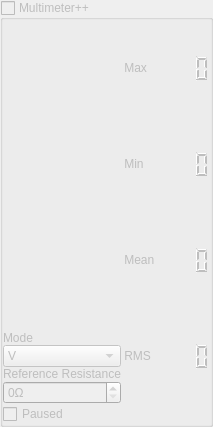
      <widget class="QWidget" name="page_3">
       <layout class="QHBoxLayout" name="horizontalLayout_3">
        <property name="spacing">
         <number>0</number>
        </property>
        <property name="leftMargin">
         <number>0</number>
        </property>
        <property name="topMargin">
         <number>0</number>
        </property>
        <property name="rightMargin">
         <number>0</number>
        </property>
        <property name="bottomMargin">
         <number>0</number>
        </property>
        <item>
         <widget class="QGroupBox" name="multimeterGroup">
          <property name="enabled">
           <bool>false</bool>
          </property>
          <property name="title">
           <string>Multimeter++</string>
          </property>
          <property name="checkable">
           <bool>true</bool>
          </property>
          <property name="checked">
           <bool>false</bool>
          </property>
          <layout class="QVBoxLayout" name="verticalLayout_13">
           <property name="spacing">
            <number>0</number>
           </property>
           <property name="leftMargin">
            <number>0</number>
           </property>
           <property name="topMargin">
            <number>0</number>
           </property>
           <property name="rightMargin">
            <number>0</number>
           </property>
           <property name="bottomMargin">
            <number>0</number>
           </property>
           <item>
            <layout class="QHBoxLayout" name="horizontalLayout_9">
             <property name="sizeConstraint">
              <enum>QLayout::SetDefaultConstraint</enum>
             </property>
             <item>
              <layout class="QVBoxLayout" name="verticalLayout_22">
               <item>
                <spacer name="verticalSpacer">
                 <property name="orientation">
                  <enum>Qt::Vertical</enum>
                 </property>
                 <property name="sizeHint" stdset="0">
                  <size>
                   <width>20</width>
                   <height>40</height>
                  </size>
                 </property>
                </spacer>
               </item>
               <item>
                <widget class="QLabel" name="multimeterModeLabel">
                 <property name="sizePolicy">
                  <sizepolicy hsizetype="Expanding" vsizetype="Preferred">
                   <horstretch>0</horstretch>
                   <verstretch>0</verstretch>
                  </sizepolicy>
                 </property>
                 <property name="maximumSize">
                  <size>
                   <width>16777215</width>
                   <height>16777215</height>
                  </size>
                 </property>
                 <property name="text">
                  <string>Mode</string>
                 </property>
                 <property name="alignment">
                  <set>Qt::AlignBottom|Qt::AlignLeading|Qt::AlignLeft</set>
                 </property>
                </widget>
               </item>
               <item>
                <widget class="QComboBox" name="multimeterModeSelect">
                 <property name="sizePolicy">
                  <sizepolicy hsizetype="Expanding" vsizetype="Preferred">
                   <horstretch>0</horstretch>
                   <verstretch>0</verstretch>
                  </sizepolicy>
                 </property>
                 <property name="maximumSize">
                  <size>
                   <width>16777215</width>
                   <height>16777215</height>
                  </size>
                 </property>
                 <item>
                  <property name="text">
                   <string>V</string>
                  </property>
                 </item>
                 <item>
                  <property name="text">
                   <string>I</string>
                  </property>
                 </item>
                 <item>
                  <property name="text">
                   <string>R</string>
                  </property>
                 </item>
                 <item>
                  <property name="text">
                   <string>C</string>
                  </property>
                 </item>
                </widget>
               </item>
               <item>
                <widget class="QLabel" name="multimeterResistanceLabel">
                 <property name="sizePolicy">
                  <sizepolicy hsizetype="Expanding" vsizetype="Preferred">
                   <horstretch>0</horstretch>
                   <verstretch>0</verstretch>
                  </sizepolicy>
                 </property>
                 <property name="maximumSize">
                  <size>
                   <width>16777215</width>
                   <height>16777215</height>
                  </size>
                 </property>
                 <property name="text">
                  <string>Reference Resistance</string>
                 </property>
                 <property name="alignment">
                  <set>Qt::AlignBottom|Qt::AlignLeading|Qt::AlignLeft</set>
                 </property>
                </widget>
               </item>
               <item>
                <widget class="espoSpinBox" name="multimeterResistanceSelect">
                 <property name="sizePolicy">
                  <sizepolicy hsizetype="Expanding" vsizetype="Preferred">
                   <horstretch>0</horstretch>
                   <verstretch>0</verstretch>
                  </sizepolicy>
                 </property>
                 <property name="maximumSize">
                  <size>
                   <width>16777215</width>
                   <height>16777215</height>
                  </size>
                 </property>
                 <property name="suffix">
                  <string>Ω</string>
                 </property>
                 <property name="decimals">
                  <number>0</number>
                 </property>
                 <property name="maximum">
                  <double>1000000.000000000000000</double>
                 </property>
                </widget>
               </item>
              </layout>
             </item>
             <item>
              <layout class="QVBoxLayout" name="verticalLayout_23">
               <item>
                <layout class="QFormLayout" name="formLayout">
                 <property name="sizeConstraint">
                  <enum>QLayout::SetMinimumSize</enum>
                 </property>
                 <property name="fieldGrowthPolicy">
                  <enum>QFormLayout::ExpandingFieldsGrow</enum>
                 </property>
                 <property name="rowWrapPolicy">
                  <enum>QFormLayout::DontWrapRows</enum>
                 </property>
                 <property name="horizontalSpacing">
                  <number>0</number>
                 </property>
                 <property name="verticalSpacing">
                  <number>0</number>
                 </property>
                 <item row="0" column="0">
                  <widget class="QLabel" name="multimeterMaxLabel">
                   <property name="sizePolicy">
                    <sizepolicy hsizetype="Expanding" vsizetype="Expanding">
                     <horstretch>0</horstretch>
                     <verstretch>25</verstretch>
                    </sizepolicy>
                   </property>
                   <property name="minimumSize">
                    <size>
                     <width>0</width>
                     <height>96</height>
                    </size>
                   </property>
                   <property name="text">
                    <string> Max</string>
                   </property>
                  </widget>
                 </item>
                 <item row="0" column="1">
                  <widget class="QLCDNumber" name="multimeterMaxDisplay">
                   <property name="sizePolicy">
                    <sizepolicy hsizetype="Expanding" vsizetype="Expanding">
                     <horstretch>0</horstretch>
                     <verstretch>25</verstretch>
                    </sizepolicy>
                   </property>
                   <property name="minimumSize">
                    <size>
                     <width>0</width>
                     <height>0</height>
                    </size>
                   </property>
                   <property name="frameShape">
                    <enum>QFrame::NoFrame</enum>
                   </property>
                   <property name="digitCount">
                    <number>4</number>
                   </property>
                  </widget>
                 </item>
                 <item row="1" column="0">
                  <widget class="QLabel" name="multimeterMinLabel">
                   <property name="sizePolicy">
                    <sizepolicy hsizetype="Expanding" vsizetype="Expanding">
                     <horstretch>0</horstretch>
                     <verstretch>25</verstretch>
                    </sizepolicy>
                   </property>
                   <property name="minimumSize">
                    <size>
                     <width>0</width>
                     <height>96</height>
                    </size>
                   </property>
                   <property name="text">
                    <string> Min</string>
                   </property>
                  </widget>
                 </item>
                 <item row="1" column="1">
                  <widget class="QLCDNumber" name="multimeterMinDisplay">
                   <property name="sizePolicy">
                    <sizepolicy hsizetype="Expanding" vsizetype="Expanding">
                     <horstretch>0</horstretch>
                     <verstretch>25</verstretch>
                    </sizepolicy>
                   </property>
                   <property name="minimumSize">
                    <size>
                     <width>0</width>
                     <height>0</height>
                    </size>
                   </property>
                   <property name="frameShape">
                    <enum>QFrame::NoFrame</enum>
                   </property>
                   <property name="digitCount">
                    <number>4</number>
                   </property>
                  </widget>
                 </item>
                 <item row="2" column="0">
                  <widget class="QLabel" name="multimeterMeanLabel">
                   <property name="sizePolicy">
                    <sizepolicy hsizetype="Expanding" vsizetype="Expanding">
                     <horstretch>0</horstretch>
                     <verstretch>25</verstretch>
                    </sizepolicy>
                   </property>
                   <property name="minimumSize">
                    <size>
                     <width>0</width>
                     <height>96</height>
                    </size>
                   </property>
                   <property name="text">
                    <string> Mean</string>
                   </property>
                  </widget>
                 </item>
                 <item row="2" column="1">
                  <widget class="QLCDNumber" name="multimeterMeanDisplay">
                   <property name="sizePolicy">
                    <sizepolicy hsizetype="Expanding" vsizetype="Expanding">
                     <horstretch>0</horstretch>
                     <verstretch>25</verstretch>
                    </sizepolicy>
                   </property>
                   <property name="minimumSize">
                    <size>
                     <width>0</width>
                     <height>0</height>
                    </size>
                   </property>
                   <property name="frameShape">
                    <enum>QFrame::NoFrame</enum>
                   </property>
                   <property name="digitCount">
                    <number>4</number>
                   </property>
                  </widget>
                 </item>
                 <item row="3" column="0">
                  <widget class="QLabel" name="multimeterRmsLabel">
                   <property name="sizePolicy">
                    <sizepolicy hsizetype="Expanding" vsizetype="Expanding">
                     <horstretch>0</horstretch>
                     <verstretch>25</verstretch>
                    </sizepolicy>
                   </property>
                   <property name="minimumSize">
                    <size>
                     <width>0</width>
                     <height>96</height>
                    </size>
                   </property>
                   <property name="text">
                    <string> RMS</string>
                   </property>
                  </widget>
                 </item>
                 <item row="3" column="1">
                  <widget class="QLCDNumber" name="multimeterRmsDisplay">
                   <property name="sizePolicy">
                    <sizepolicy hsizetype="Expanding" vsizetype="Expanding">
                     <horstretch>0</horstretch>
                     <verstretch>25</verstretch>
                    </sizepolicy>
                   </property>
                   <property name="minimumSize">
                    <size>
                     <width>0</width>
                     <height>0</height>
                    </size>
                   </property>
                   <property name="frameShape">
                    <enum>QFrame::NoFrame</enum>
                   </property>
                   <property name="digitCount">
                    <number>4</number>
                   </property>
                  </widget>
                 </item>
                </layout>
               </item>
              </layout>
             </item>
            </layout>
           </item>
           <item>
            <widget class="QCheckBox" name="multimeterPauseCheckBox">
             <property name="sizePolicy">
              <sizepolicy hsizetype="Minimum" vsizetype="Preferred">
               <horstretch>0</horstretch>
               <verstretch>0</verstretch>
              </sizepolicy>
             </property>
             <property name="maximumSize">
              <size>
               <width>16777215</width>
               <height>16777215</height>
              </size>
             </property>
             <property name="font">
              <font>
               <underline>false</underline>
              </font>
             </property>
             <property name="text">
              <string>Paused</string>
             </property>
            </widget>
           </item>
          </layout>
         </widget>
        </item>
       </layout>
      </widget>
